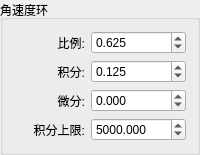
          <widget class="QGroupBox" name="groupBox_19">
           <property name="title">
            <string>角速度环</string>
           </property>
           <layout class="QHBoxLayout" name="horizontalLayout_44">
            <item>
             <layout class="QVBoxLayout" name="verticalLayout_49">
              <item>
               <widget class="QLabel" name="label_63">
                <property name="sizePolicy">
                 <sizepolicy hsizetype="Preferred" vsizetype="Preferred">
                  <horstretch>0</horstretch>
                  <verstretch>0</verstretch>
                 </sizepolicy>
                </property>
                <property name="text">
                 <string>比例:</string>
                </property>
                <property name="alignment">
                 <set>Qt::AlignRight|Qt::AlignTrailing|Qt::AlignVCenter</set>
                </property>
               </widget>
              </item>
              <item>
               <widget class="QLabel" name="label_64">
                <property name="sizePolicy">
                 <sizepolicy hsizetype="Preferred" vsizetype="Preferred">
                  <horstretch>0</horstretch>
                  <verstretch>0</verstretch>
                 </sizepolicy>
                </property>
                <property name="text">
                 <string>积分:</string>
                </property>
                <property name="alignment">
                 <set>Qt::AlignRight|Qt::AlignTrailing|Qt::AlignVCenter</set>
                </property>
               </widget>
              </item>
              <item>
               <widget class="QLabel" name="label_65">
                <property name="sizePolicy">
                 <sizepolicy hsizetype="Preferred" vsizetype="Preferred">
                  <horstretch>0</horstretch>
                  <verstretch>0</verstretch>
                 </sizepolicy>
                </property>
                <property name="text">
                 <string>微分:</string>
                </property>
                <property name="alignment">
                 <set>Qt::AlignRight|Qt::AlignTrailing|Qt::AlignVCenter</set>
                </property>
               </widget>
              </item>
              <item>
               <widget class="QLabel" name="label_66">
                <property name="sizePolicy">
                 <sizepolicy hsizetype="Preferred" vsizetype="Preferred">
                  <horstretch>0</horstretch>
                  <verstretch>0</verstretch>
                 </sizepolicy>
                </property>
                <property name="text">
                 <string>积分上限:</string>
                </property>
                <property name="alignment">
                 <set>Qt::AlignRight|Qt::AlignTrailing|Qt::AlignVCenter</set>
                </property>
               </widget>
              </item>
             </layout>
            </item>
            <item>
             <layout class="QVBoxLayout" name="verticalLayout_50">
              <item>
               <widget class="QDoubleSpinBox" name="doubleSpinBox_angle_speed_p">
                <property name="sizePolicy">
                 <sizepolicy hsizetype="Preferred" vsizetype="Fixed">
                  <horstretch>0</horstretch>
                  <verstretch>0</verstretch>
                 </sizepolicy>
                </property>
                <property name="decimals">
                 <number>3</number>
                </property>
                <property name="minimum">
                 <double>-99999999.000000000000000</double>
                </property>
                <property name="maximum">
                 <double>99999999.000000000000000</double>
                </property>
                <property name="value">
                 <double>0.625000000000000</double>
                </property>
               </widget>
              </item>
              <item>
               <widget class="QDoubleSpinBox" name="doubleSpinBox_angle_speed_i">
                <property name="sizePolicy">
                 <sizepolicy hsizetype="Preferred" vsizetype="Fixed">
                  <horstretch>0</horstretch>
                  <verstretch>0</verstretch>
                 </sizepolicy>
                </property>
                <property name="decimals">
                 <number>3</number>
                </property>
                <property name="minimum">
                 <double>-99999999.000000000000000</double>
                </property>
                <property name="maximum">
                 <double>99999999.000000000000000</double>
                </property>
                <property name="value">
                 <double>0.125000000000000</double>
                </property>
               </widget>
              </item>
              <item>
               <widget class="QDoubleSpinBox" name="doubleSpinBox_angle_speed_d">
                <property name="sizePolicy">
                 <sizepolicy hsizetype="Preferred" vsizetype="Fixed">
                  <horstretch>0</horstretch>
                  <verstretch>0</verstretch>
                 </sizepolicy>
                </property>
                <property name="decimals">
                 <number>3</number>
                </property>
                <property name="minimum">
                 <double>-99999999.000000000000000</double>
                </property>
                <property name="maximum">
                 <double>99999999.000000000000000</double>
                </property>
               </widget>
              </item>
              <item>
               <widget class="QDoubleSpinBox" name="doubleSpinBox_angle_speed_max_total_integral">
                <property name="sizePolicy">
                 <sizepolicy hsizetype="Preferred" vsizetype="Fixed">
                  <horstretch>0</horstretch>
                  <verstretch>0</verstretch>
                 </sizepolicy>
                </property>
                <property name="decimals">
                 <number>3</number>
                </property>
                <property name="minimum">
                 <double>-99999999.000000000000000</double>
                </property>
                <property name="maximum">
                 <double>99999999.000000000000000</double>
                </property>
                <property name="value">
                 <double>5000.000000000000000</double>
                </property>
               </widget>
              </item>
             </layout>
            </item>
           </layout>
          </widget>
